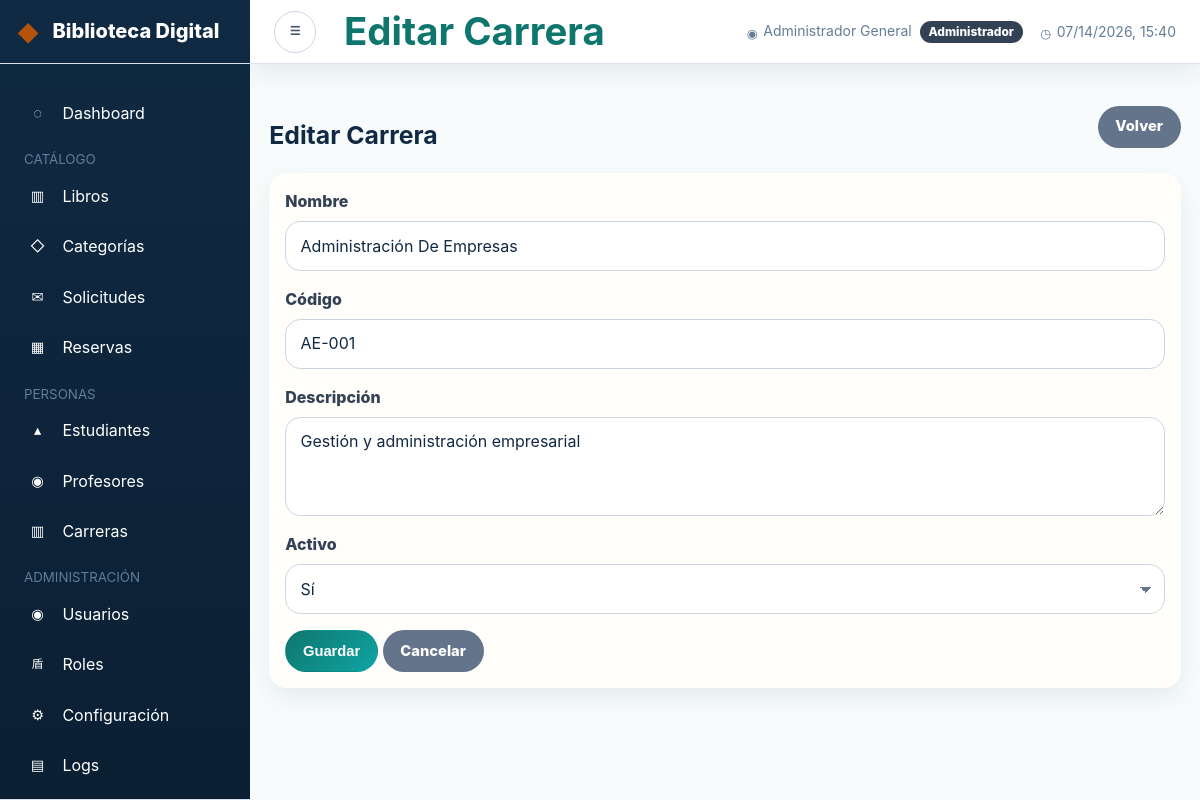
Screenshot of /public/index.php?mod=carreras&accion=form&id=3 (signed in) with the database file from the repository.
### tables this page shows
CREATE TABLE `carreras` (
    `id_carrera`  INT UNSIGNED NOT NULL AUTO_INCREMENT,
    `nombre`      VARCHAR(150) NOT NULL,
    `codigo`      VARCHAR(20) NOT NULL,
    `descripcion` TEXT,
    `activo`      TINYINT(1) NOT NULL DEFAULT 1,
    `created_at`  DATETIME NOT NULL DEFAULT CURRENT_TIMESTAMP,
    `updated_at`  DATETIME NOT NULL DEFAULT CURRENT_TIMESTAMP ON UPDATE CURRENT_TIMESTAMP,
    PRIMARY KEY (`id_carrera`),
    UNIQUE KEY `uq_carrera_codigo` (`codigo`)
);

### controllers/CarreraController.php (called while the page is built, shortened)
<?php
class CarreraController
{
    private CarreraModel $modelo;
    public function __construct() { $this->modelo = new CarreraModel(); $this->val = new Validador(); }
    public function form(): void
    {
        $id     = Sanitizador::entero($_GET['id'] ?? 0);
        $carrera = $id ? $this->modelo->obtenerPorId($id) : [];
        require_once SRC_PATH . '/views/carreras/form.php';
    }
}

### public/index.php (called while the page is built, shortened)
<?php
$mod = Sanitizador::alfanumerico($_GET['mod'] ?? 'portal');
$accion = Sanitizador::alfanumerico($_GET['accion'] ?? 'index');
switch ($mod) {
    case 'carreras':
        $controller = new CarreraController();
        break;
}
$controller->{$accion}();

### utilidades/Sanitizador.php (called while the page is built, shortened)
<?php
class Sanitizador
{
    public static function entero($valor): int
    {
        return filter_var($valor, FILTER_VALIDATE_INT) ?: 0;
    }
    public static function html(string $valor): string
    {
        return htmlspecialchars($valor, ENT_QUOTES | ENT_SUBSTITUTE, 'UTF-8');
    }
    public static function obtenerViejosDatos(): array
    {
        $datos = $_SESSION['old_input'] ?? [];
        return $datos;
    }
}

### utilidades/Env.php (called while the page is built, shortened)
<?php
final class Env
{
    public static function get(string $clave, mixed $default = null): mixed
    {
        $valor = getenv($clave);
        if ($valor !== false) {
            return $valor;
        }
        return $default;
    }
    public static function int(string $clave, int $default = 0): int
    {
        return (int) self::get($clave, $default);
    }
}

### conexion/Conexion.php (called while the page is built, shortened)
<?php
class Conexion
{
    private static ?Conexion $instancia = null;
    private function __construct()
    {
        $host = (string) Env::get('DB_HOST', 'localhost');
        $port = Env::int('DB_PORT', 3306);
        $name = (string) Env::get('DB_NAME', 'biblioteca_digital');
        $user = (string) Env::get('DB_USER', 'bib_app');
        $pass = (string) Env::get('DB_PASS', 'B!bl10t3c@_S3cur3#2025');
        $charset = (string) Env::get('DB_CHARSET', 'utf8mb4');
        $dsn = sprintf(
            'mysql:host=%s;port=%d;dbname=%s;charset=%s',
            $host,
            $port,
            $name,
            $charset
        );
        $opciones = [
            PDO::ATTR_ERRMODE            => PDO::ERRMODE_EXCEPTION,
            PDO::ATTR_DEFAULT_FETCH_MODE => PDO::FETCH_ASSOC,
            PDO::ATTR_EMULATE_PREPARES   => false,
            PDO::MYSQL_ATTR_FOUND_ROWS   => true,
        ];
    }
    public static function obtenerInstancia(): self
    {
        if (self::$instancia === null) {
            self::$instancia = new self();
        }
        return self::$instancia;
    }
}

### models/CarreraModel.php (called while the page is built, shortened)
<?php
class CarreraModel implements IRepositorio
{
    private PDO $pdo;
    public function __construct() { $this->pdo = Conexion::obtenerInstancia()->getConexion(); }
    public function obtenerPorId(int $id): array|false
    {
        $stmt = $this->pdo->prepare('SELECT * FROM carreras WHERE id_carrera = ?');
        $stmt->execute([$id]);
        return $stmt->fetch();
    }
}

### views/carreras/form.php (the view, shortened to what this page needs)
<?php
$tituloPagina = empty($carrera) ? 'Nueva Carrera' : 'Editar Carrera';
require_once SRC_PATH . '/views/layout/header.php';
?>
<div class="container py-4">
  <?php $old = Sanitizador::obtenerViejosDatos(); ?>
  <div class="d-flex justify-content-between align-items-center mb-4">
    <h1 class="h3 mb-0"><?= $tituloPagina ?></h1>
    <a href="<?= BASE_URL ?>/index.php?mod=carreras" class="btn btn-secondary">Volver</a>
  </div>
  <div class="card border-0 shadow-sm">
    <div class="card-body">
      <form method="POST" action="<?= BASE_URL ?>/index.php?mod=carreras&accion=guardar" novalidate>
        <div class="mb-3">
          <label class="form-label">Nombre</label>
          <input
            type="text"
            name="nombre"
            class="form-control text-capitalize"
            value="<?= Sanitizador::html((string)($old['nombre'] ?? $carrera['nombre'] ?? '')) ?>"
            required
          >
        </div>
        <div class="mb-3">
          <label class="form-label">Código</label>
          <input
            type="text"
            name="codigo"
            class="form-control"
            value="<?= Sanitizador::html((string)($old['codigo'] ?? $carrera['codigo'] ?? '')) ?>"
            required
          >
        </div>
        <div class="mb-3">
          <label class="form-label">Descripción</label>
          <textarea name="descripcion" class="form-control" rows="3"><?= Sanitizador::html((string)($old['descripcion'] ?? $carrera['descripcion'] ?? '')) ?></textarea>
        </div>
        <div class="mb-3">
          <label class="form-label">Activo</label>
          <select name="activo" class="form-select">
            <?php $activo = (string)($old['activo'] ?? $carrera['activo'] ?? '1'); ?>
            <option value="1" <?= $activo === '1' ? 'selected' : '' ?>>Sí</option>
          </select>
        </div>
        <button type="submit" class="btn btn-primary">Guardar</button>
        <a href="<?= BASE_URL ?>/index.php?mod=carreras" class="btn btn-secondary">Cancelar</a>
      </form>
    </div>
  </div>
</div>
<?php require_once SRC_PATH . '/views/layout/footer.php'; ?>

### rows the page displays
carreras: nombre "Administración de Empresas", codigo "AE-001", descripcion "Gestión y administración empresarial", activo "Sí"

### other values shown
Sanitizador::html($tituloPagina ?? '') "Editar Carrera"
Sanitizador::html($_SESSION['usuario']['nombre'] ?? '') "Administrador General"
$tituloPagina "Editar Carrera"
